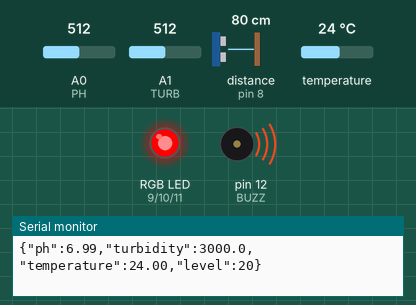
The sketch below on a simulated Arduino Uno, built with avr-gcc and run on an emulated ATmega328P. On the bench: an RGB LED mixed from three pins (HIGH = lit), buzzer (waves = sounding, pin HIGH), the last lines printed to the serial monitor. Wiring (inferred from the names in the program): ultrasonic range finder: trigger pin 7; echo pin 8. The test bench sets the inputs (shaded band); at power-on: A1 (TURB) = 512, distance to the obstacle (sensor on pin 8) 80 cm, temperature 24 °C, A0 (PH) = 512. The echo pulse lasts 58.3 µs per cm; pins used as bus, display or sensor lines are not drawn.

Above: at 1.5 s.
1.6 s: A1 (TURB) set to 208
3.7 s: A1 (TURB) set to 194
At 6.8 s:
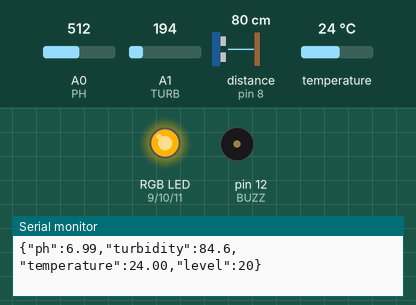
7.6 s: A1 (TURB) set to 90
At 10.6 s:
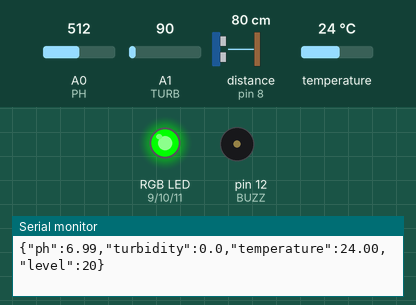
11.2 s: distance to the obstacle (sensor on pin 8) set to 36 cm
12.7 s: distance to the obstacle (sensor on pin 8) set to 32 cm
At 13.8 s:
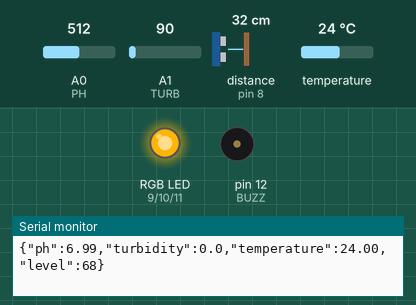
14.7 s: temperature set to 15.3 °C
16.2 s: temperature set to 14.1 °C
At 18.2 s:
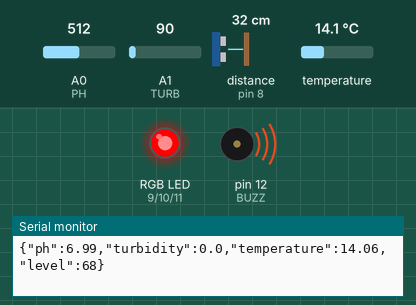
Timing chart, 0 to 19.3 s (numbered marks = the images above; inputs shaded):
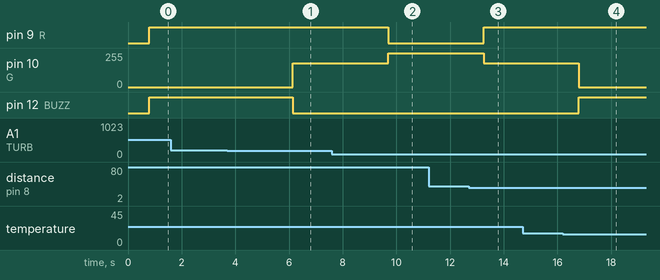

Measured:
- the behaviour switches between 195 and 194 on A1 (TURB) (found by bisection; images 0 and 1)
- the behaviour switches between 35 and 34 cm on distance to the obstacle (sensor on pin 8) (found by bisection; images 2 and 3)
- the behaviour switches between 15 and 14.9 °C on temperature (found by bisection; images 3 and 4)
- after the input at 3.7 s, pin 10 (G): 0/255 → 180/255 after 2.4 s; pin 12 (BUZZ): HIGH → LOW after 2.4 s
- after the input at 7.6 s, pin 9 (R): HIGH → LOW after 2.1 s; pin 10 (G): 180/255 → 255/255 after 2.1 s
- after the input at 12.7 s, pin 9 (R): LOW → HIGH after 0.55 s; pin 10 (G): 255/255 → 180/255 after 0.55 s
- after the input at 16.2 s, pin 10 (G): 180/255 → 0/255 after 0.60 s; pin 12 (BUZZ): LOW → HIGH after 0.60 s

The sketch:

RioVivo_AI.ino
```cpp
/*
 RioVivo AI - Arduino Uno
 Sensores: pH (A0), turbidez (A1), DS18B20 (D2), HC-SR04 (D7/D8).
 LED RGB: D9/D10/D11. Buzzer: D12.
 Instale as bibliotecas OneWire e DallasTemperature.
 ATENÇÃO: calibre pH e turbidez conforme o modelo comprado.
*/
#include <OneWire.h>
#include <DallasTemperature.h>
const int PH=A0,TURB=A1,ONEWIRE=2,TRIG=7,ECHO=8,R=9,G=10,B=11,BUZZ=12;
OneWire oneWire(ONEWIRE); DallasTemperature temp(&oneWire);
const float PH7V=2.50, PHSLOPE=0.18, MAXDIST=100.0;
float getPH(){float v=analogRead(PH)*5.0/1023.0;return constrain(7.0+(PH7V-v)/PHSLOPE,0,14);}
float getTurb(){float v=analogRead(TURB)*5.0/1023.0;float n=-1120.4*v*v+5742.3*v-4352.9;return constrain(n,0,3000);}
float getTemp(){temp.requestTemperatures();return temp.getTempCByIndex(0);}
float getDist(){digitalWrite(TRIG,LOW);delayMicroseconds(2);digitalWrite(TRIG,HIGH);delayMicroseconds(10);digitalWrite(TRIG,LOW);long t=pulseIn(ECHO,HIGH,30000);return t?t*.0343/2:MAXDIST;}
int getLevel(){return constrain((int)(100-(getDist()/MAXDIST*100)),0,100);}
void rgb(int r,int g,int b){analogWrite(R,r);analogWrite(G,g);analogWrite(B,b);}
void setup(){Serial.begin(9600);pinMode(TRIG,OUTPUT);pinMode(ECHO,INPUT);pinMode(R,OUTPUT);pinMode(G,OUTPUT);pinMode(B,OUTPUT);pinMode(BUZZ,OUTPUT);temp.begin();}
void loop(){float ph=getPH(),tu=getTurb(),te=getTemp();int lv=getLevel();bool danger=ph<6||ph>9||tu>100||te<15||te>32||lv>85;bool att=ph<6.5||ph>8.5||tu>50||te<18||te>29||lv>65;if(danger){rgb(255,0,0);digitalWrite(BUZZ,HIGH);}else if(att){rgb(255,180,0);digitalWrite(BUZZ,LOW);}else{rgb(0,255,0);digitalWrite(BUZZ,LOW);}
Serial.print("{\"ph\":");Serial.print(ph,2);Serial.print(",\"turbidity\":");Serial.print(tu,1);Serial.print(",\"temperature\":");Serial.print(te,2);Serial.print(",\"level\":");Serial.print(lv);Serial.println("}");delay(1000);}
```
